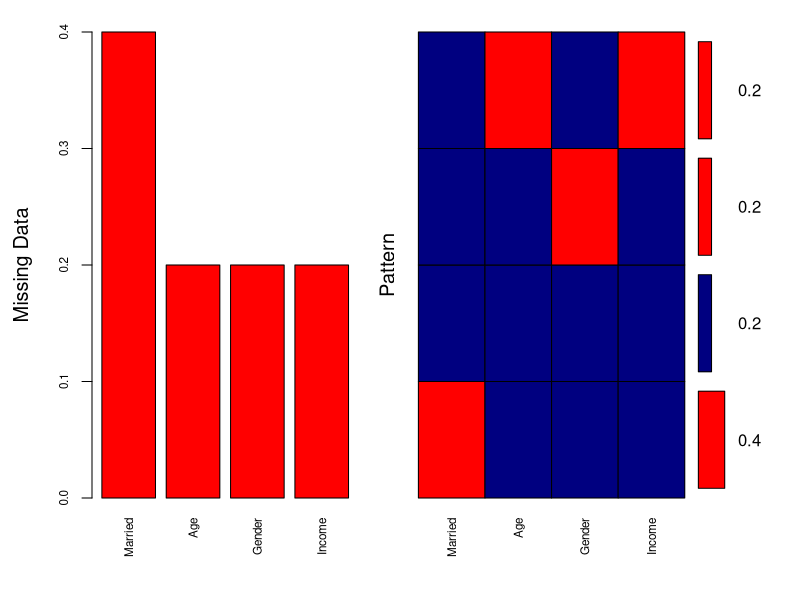
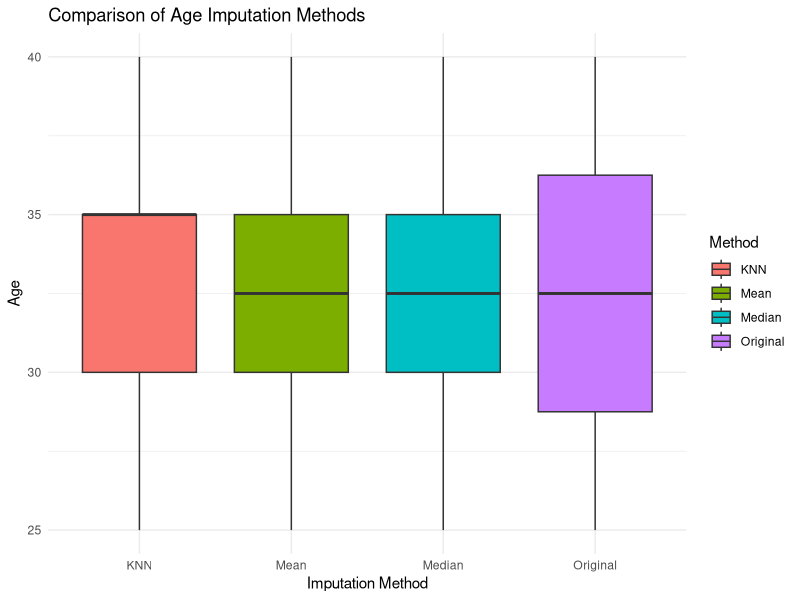
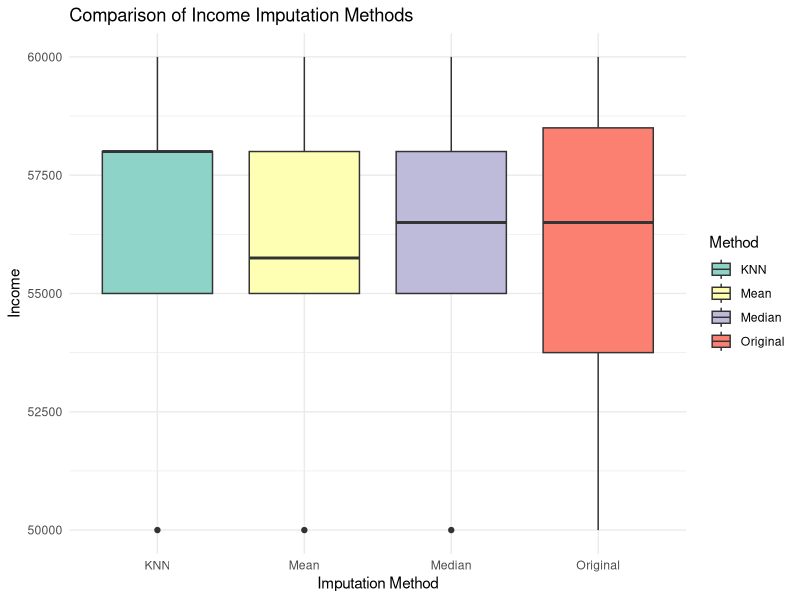

These figures' R source, in order:
## ---- chunk 1
# Load necessary libraries
#install.packages("VIM")

library(VIM)
library(ggplot2)
## ---- chunk 2
#  Create example dataset with missing values
data <- data.frame(
  Age = c(25, 30, NA, 35, 40),
  Gender = c("Male", NA, "Female", "Male", "Female"),
  Income = c(50000, 60000, NA, 55000, 58000),
  Married = c(NA, "Yes", "No", "Yes", NA)
)

cat("Original Data:\n")
print(data)
## ---- chunk 3
#  Visualising Missingness in Original Data

aggr(data, col = c("navyblue", "red"), numbers = TRUE, sortVars = TRUE, 
     labels = names(data), cex.axis = 0.7, gap = 3, ylab = c("Missing Data", "Pattern"))

## ---- chunk 4
#  Mean Imputation
data_mean <- data
data_mean$Age[is.na(data_mean$Age)] <- mean(data_mean$Age, na.rm = TRUE)
data_mean$Income[is.na(data_mean$Income)] <- mean(data_mean$Income, na.rm = TRUE)
## ---- chunk 5
#  Median Imputation
data_median <- data
data_median$Age[is.na(data_median$Age)] <- median(data_median$Age, na.rm = TRUE)
data_median$Income[is.na(data_median$Income)] <- median(data_median$Income, na.rm = TRUE)
## ---- chunk 6
#  KNN Imputation (k=3)
data_knn <- kNN(data, variable = c("Age", "Income"), k = 3)
data_knn <- data_knn[, colnames(data)]  # Remove '_imp' columns added by KNN

cat("\nAfter KNN Imputation (k=3):\n")
print(data_knn)
## ---- chunk 7
#  Combine Data for ggplot2 Visualisation
# Combine original, mean, median, and KNN imputation for Age
imputed_age <- data.frame(
  Method = rep(c("Original", "Mean", "Median", "KNN"), each = nrow(data)),
  Age = c(data$Age, data_mean$Age, data_median$Age, data_knn$Age)
)
## ---- chunk 8
# Combine original, mean, median, and KNN imputation for Income
imputed_income <- data.frame(
  Method = rep(c("Original", "Mean", "Median", "KNN"), each = nrow(data)),
  Income = c(data$Income, data_mean$Income, data_median$Income, data_knn$Income)
)
## ---- chunk 9
#  Visualise Imputed Results for Age
ggplot(imputed_age, aes(x = Method, y = Age, fill = Method)) +
  geom_boxplot() +
  theme_minimal() +
  labs(title = "Comparison of Age Imputation Methods", x = "Imputation Method", y = "Age") 
## ---- chunk 10
#  Visualise Imputed Results for Income
ggplot(imputed_income, aes(x = Method, y = Income, fill = Method)) +
  geom_boxplot() +
  theme_minimal() +
  labs(title = "Comparison of Income Imputation Methods", x = "Imputation Method", y = "Income") +
  scale_fill_brewer(palette = "Set3")
## ---- chunk 11
data$Gender_Male <- ifelse(data$Gender == "Male", 1, 0)
data$Gender_Female <- ifelse(data$Gender == "Female", 1, 0)

## ---- chunk 12
print(data)
## ---- chunk 13
library(caret)

data <- data.frame(
  ID = 1:6,
  Category = c("A", "B", "C", "A", "B", "D"),
  Value = c(10, 20, 30, 40, 50, 60)
)

cat("Original Dataset:\n")
print(data)
## ---- chunk 14
#  Create Dummy Variables (All Categories)
# Create a dummyVars object
dummy_model <- dummyVars(~ Category, data = data)
## ---- chunk 15
# Apply the model to the dataset
dummy_encoded <- predict(dummy_model, newdata = data)

print(dummy_encoded)
## ---- chunk 16
# Combine Encoded Variables with Original Data
# Combine dummy variables with the original dataset
data_combined <- cbind(data, dummy_encoded)
print(data_combined)
## ---- chunk 17
#  Create Dummy Variables with Full Rank (Exclude Reference Category)
# Create a dummyVars object with fullRank = TRUE
dummy_model_reduced <- dummyVars(~ Category, data = data, fullRank = TRUE)

# Apply the model to the dataset
dummy_encoded_reduced <- predict(dummy_model_reduced, newdata = data)

print(dummy_encoded_reduced)
## ---- chunk 18
# Combine reduced-rank dummy variables with the original dataset
data_combined_reduced <- cbind(data, dummy_encoded_reduced)


print(data_combined_reduced)
